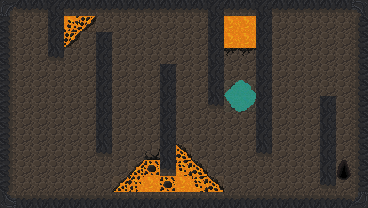

Below is a game level as drawn by its tile map, then a one-line description and the .tmx file that defines it, in full:
An orthogonal 23x13 tile map with 16x16 px tiles, 2 tile layers (Tile Layer 1, Tile Layer 2) and 6 objects (pickaxe, rock, lava_blob, level_exit, player_spawn, ...).

<map version="1.10" tiledversion="1.10.2" orientation="orthogonal" renderorder="right-down" width="23" height="13" tilewidth="16" tileheight="16" infinite="0" nextlayerid="4" nextobjectid="8">
 <tileset firstgid="1" source="cave_crawler_v2.tsx" />
 <layer id="1" name="Tile Layer 1" width="23" height="13">
  <data encoding="csv">
1610612847,110,110,95,110,110,110,110,110,110,110,110,110,95,110,110,95,110,110,110,110,110,111,
1610612846,61,61,95,46,46,61,61,61,61,61,61,61,95,46,46,95,61,61,61,61,61,2684354670,
1610612846,61,61,95,46,61,95,61,61,61,61,61,61,95,46,46,95,61,61,61,61,61,2684354670,
1610612846,61,61,110,61,61,95,61,61,61,61,61,61,95,79,79,95,61,61,61,61,61,2684354670,
1610612846,61,61,61,61,61,95,61,61,61,95,61,61,95,61,61,95,61,61,61,61,61,2684354670,
1610612846,61,61,61,61,61,95,61,61,61,95,61,61,95,67,67,95,61,61,61,61,61,2684354670,
1610612846,61,61,61,61,61,95,61,61,61,95,61,61,110,67,67,95,61,61,61,95,61,2684354670,
1610612846,61,61,61,61,61,95,61,61,61,95,61,61,61,61,61,95,61,61,61,95,61,2684354670,
1610612846,61,61,61,61,61,95,61,61,61,95,61,61,61,61,61,95,61,61,61,95,61,2684354670,
1610612846,61,61,61,61,61,110,61,61,78,95,46,61,61,61,61,110,61,61,61,95,61,2684354670,
1610612846,61,61,61,61,61,61,61,46,46,110,46,46,61,61,61,61,61,61,61,95,61,2684354670,
1610612846,61,61,61,61,61,61,46,46,46,47,46,46,46,61,61,61,61,61,61,110,61,2684354670,
3221225583,3221225582,3221225582,3221225582,3221225582,3221225582,3221225582,3221225582,3221225582,3221225582,3221225582,3221225582,3221225582,3221225582,3221225582,3221225582,3221225582,3221225582,3221225582,3221225582,3221225582,3221225582,2684354671
</data>
 </layer>
 <layer id="3" name="Tile Layer 2" width="23" height="13">
  <data encoding="csv">
0,0,0,0,0,0,0,0,0,0,0,0,0,0,0,0,0,0,0,0,0,0,0,
0,0,0,0,33,107,0,0,0,0,0,0,0,0,0,0,0,0,0,0,0,0,0,
0,0,0,0,107,0,0,0,0,0,0,0,0,0,0,0,0,0,0,0,0,0,0,
0,0,0,0,0,0,0,0,0,0,0,0,0,0,0,0,0,0,0,0,0,0,0,
0,0,0,0,0,0,0,0,0,0,0,0,0,0,0,0,0,0,0,0,0,0,0,
0,0,0,0,0,0,0,0,0,0,0,0,0,0,93,94,0,0,0,0,0,0,0,
0,0,0,0,0,0,0,0,0,0,0,0,0,0,108,109,0,0,0,0,0,0,0,
0,0,0,0,0,0,0,0,0,0,0,0,0,0,0,0,0,0,0,0,0,0,0,
0,0,0,0,0,0,0,0,0,0,0,0,0,0,0,0,0,0,0,0,0,0,0,
0,0,0,0,0,0,0,0,0,0,0,92,0,0,0,0,0,0,0,0,0,0,0,
0,0,0,0,0,0,0,0,91,17,0,3,92,0,0,0,0,0,0,0,0,66,0,
0,0,0,0,0,0,0,91,1,0,17,0,3,92,0,0,0,0,0,0,0,81,0,
0,0,0,0,0,0,0,0,0,0,0,0,0,0,0,0,0,0,0,0,0,0,0
</data>
 </layer>
 <objectgroup id="2" name="Object Layer 1">
  <object id="1" name="pickaxe" x="241.08" y="66.45">
   <point />
  </object>
  <object id="2" name="rock" x="343.566" y="103.984">
   <point />
  </object>
  <object id="3" name="lava_blob" x="240.44" y="40.09">
   <point />
  </object>
  <object id="4" name="level_exit" x="343.589" y="173.471">
   <point />
  </object>
  <object id="5" name="player_spawn" x="25.5198" y="43.81">
   <point />
  </object>
  <object id="7" name="slime_monster" x="166.831" y="56.3722">
   <point />
  </object>
 </objectgroup>
</map>
